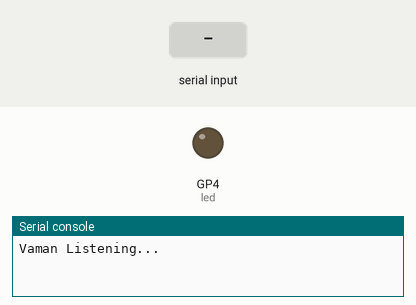
A program run on a simulated Raspberry Pi Pico running MicroPython. Parts: output pins drawn as LEDs (lit = HIGH), the last lines printed to the serial console. The test bench sets the inputs (shaded band).

Above: at 1.2 s.
1.3 s: "B" typed at the serial console, then Enter
At 2.5 s:
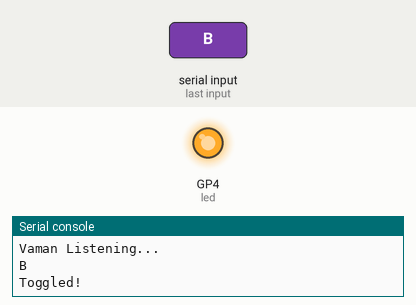
2.8 s: "1" typed at the serial console, then Enter
Timing chart, 0 to 5.8 s (numbered marks = the images above; inputs shaded):
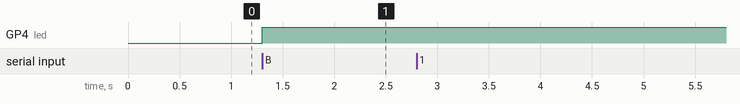

Measured:
- after the input at 1.3 s, GP4 (led): LOW → HIGH at once

The program:

main.py
```python
import machine
import sys

# Using GPIO 4 as you requested
led = machine.Pin(4, machine.Pin.OUT)
led_state = False

print("Vaman Listening...")

while True:
    # Read the line and remove spaces/newlines
    line = sys.stdin.readline().strip()

    if line == "B":
        led_state = not led_state
        led.value(1 if led_state else 0)
        print("Toggled!")
```
